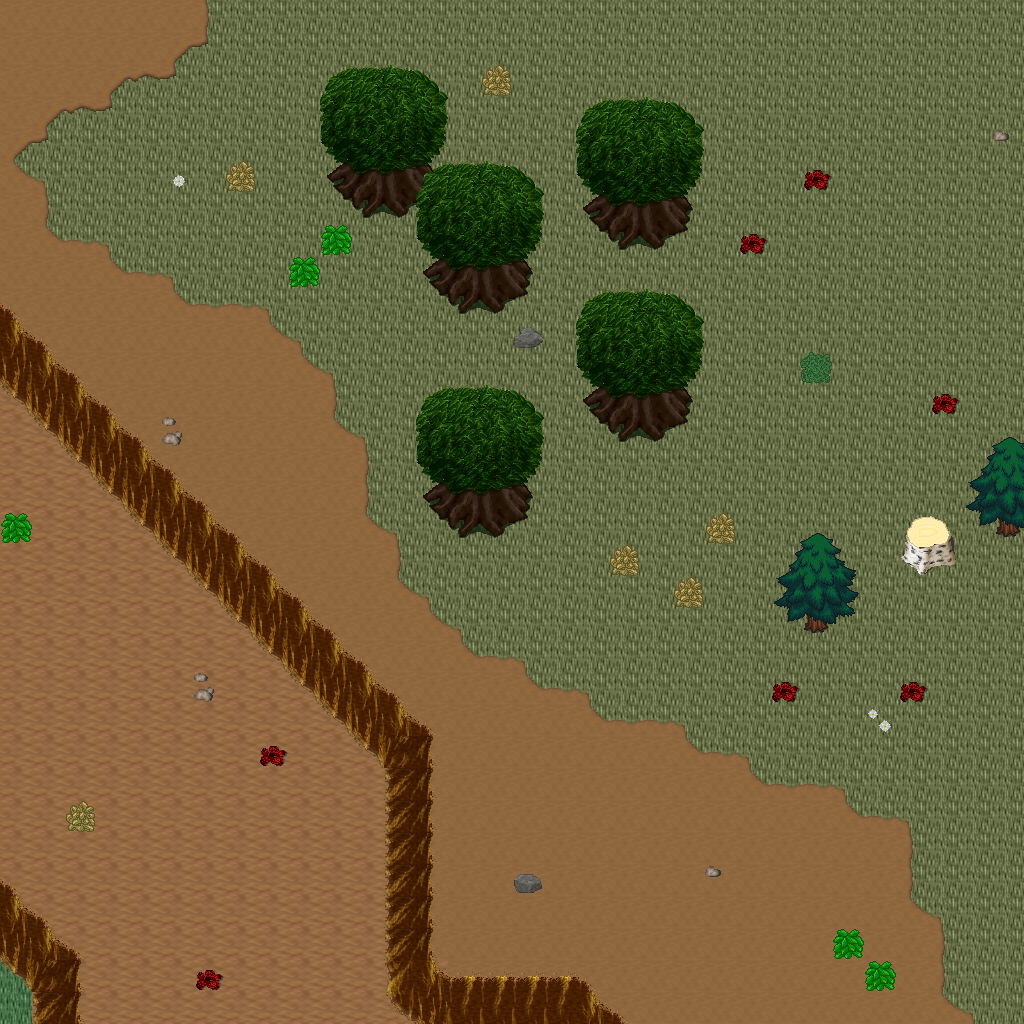

A 2D game scene composited from a Tiled map and its tileset images. What follows is a short description and the map's XML, with each tile layer's data collapsed to a summary:
An orthogonal 32x32 tile map with 32x32 px tiles, 5 tile layers (Ground, Objects, Objects2, Above, ...), 1 hidden layer not drawn, 23 tilesets.

<map version="1.10" tiledversion="1.11.0" orientation="orthogonal" renderorder="right-down" width="32" height="32" tilewidth="32" tileheight="32" infinite="0" nextlayerid="11" nextobjectid="1">
 <tileset firstgid="1" name="ground_ground" tilewidth="32" tileheight="32" tilecount="33" columns="3">
  <image source="../drawable/ground_ground.png" width="96" height="352" />
 </tileset>
 <tileset firstgid="34" name="ground_ridge_earth_dark" tilewidth="32" tileheight="32" tilecount="96" columns="12">
  <image source="../drawable/ground_ridge_earth_dark.png" width="384" height="256" />
 </tileset>
 <tileset firstgid="130" name="plant_flower_daisy_white" tilewidth="32" tileheight="32" tilecount="8" columns="2">
  <image source="../drawable/plant_flower_daisy_white.png" width="64" height="128" />
 </tileset>
 <tileset firstgid="138" name="plant_grasses" tilewidth="32" tileheight="32" tilecount="6" columns="3">
  <image source="../drawable/plant_grasses.png" width="96" height="64" />
 </tileset>
 <tileset firstgid="144" name="plant_tree_tree_fluffy" tilewidth="32" tileheight="32" tilecount="12" columns="4">
  <image source="../drawable/plant_tree_tree_fluffy.png" width="128" height="96" />
 </tileset>
 <tileset firstgid="156" name="plant_bush_bushes" tilewidth="32" tileheight="32" tilecount="10" columns="5">
  <image source="../drawable/plant_bush_bushes.png" width="160" height="64" />
 </tileset>
 <tileset firstgid="166" name="logic_portal" tilewidth="32" tileheight="32" tilecount="24" columns="8">
  <image source="../drawable/logic_portal.png" width="256" height="96" />
 </tileset>
 <tileset firstgid="190" name="logic_collision" tilewidth="32" tileheight="32" tilecount="1" columns="1">
  <image source="../drawable/logic_collision.png" width="32" height="32" />
 </tileset>
 <tileset firstgid="191" name="logic_creature_animal" tilewidth="32" tileheight="32" tilecount="32" columns="8">
  <image source="../drawable/logic_creature_animal.png" width="256" height="128" />
 </tileset>
 <tileset firstgid="223" name="ground_dry_grass" tilewidth="32" tileheight="32" tilecount="54" columns="9">
  <image source="../drawable/ground_dry_grass.png" width="288" height="192" />
 </tileset>
 <tileset firstgid="277" name="ground_earth_edges" tilewidth="32" tileheight="32" tilecount="18" columns="6">
  <image source="../drawable/ground_earth_edges.png" width="192" height="96" />
 </tileset>
 <tileset firstgid="295" name="ground_grass_corners" tilewidth="32" tileheight="32" tilecount="24" columns="6">
  <image source="../drawable/ground_grass_corners.png" width="192" height="128" />
 </tileset>
 <tileset firstgid="319" name="plant_tree_evergreen" tilewidth="32" tileheight="32" tilecount="36" columns="3">
  <image source="../drawable/plant_tree_evergreen.png" width="96" height="384" />
 </tileset>
 <tileset firstgid="355" name="plant_tree_tree_darkgreen" tilewidth="32" tileheight="32" tilecount="88" columns="8">
  <image source="../drawable/plant_tree_tree_darkgreen.png" width="256" height="352" />
 </tileset>
 <tileset firstgid="443" name="building_decoration_rocks" tilewidth="32" tileheight="32" tilecount="6" columns="3">
  <image source="../drawable/building_decoration_rocks.png" width="96" height="64" />
 </tileset>
 <tileset firstgid="449" name="plant_stump_stump_pale_brown" tilewidth="32" tileheight="32" tilecount="4" columns="2">
  <image source="../drawable/plant_stump_stump_pale_brown.png" width="64" height="64" />
 </tileset>
 <tileset firstgid="453" name="plant_stump_int_small_stump_2" tilewidth="32" tileheight="32" tilecount="1" columns="1">
  <image source="../drawable/plant_stump_int_small_stump_2.png" width="32" height="32" />
 </tileset>
 <tileset firstgid="454" name="ground_rock_pebbles" tilewidth="32" tileheight="32" tilecount="3" columns="1">
  <image source="../drawable/ground_rock_pebbles.png" width="32" height="96" />
 </tileset>
 <tileset firstgid="457" name="plant_bush_bush_mult_colored" tilewidth="32" tileheight="32" tilecount="6" columns="3">
  <image source="../drawable/plant_bush_bush_mult_colored.png" width="96" height="64" />
 </tileset>
 <tileset firstgid="463" name="plant_tree_umbrella_thorn" tilewidth="32" tileheight="32" tilecount="18" columns="6">
  <image source="../drawable/plant_tree_umbrella_thorn.png" width="192" height="96" />
 </tileset>
 <tileset firstgid="481" name="logic_item_fruits" tilewidth="32" tileheight="32" tilecount="16" columns="8">
  <image source="../drawable/logic_item_fruits.png" width="256" height="64" />
 </tileset>
 <tileset firstgid="497" name="building_house_3" tilewidth="32" tileheight="32" tilecount="48" columns="6">
  <image source="../drawable/building_house_3.png" width="192" height="256" />
 </tileset>
 <tileset firstgid="545" name="logic_creature_mutant" tilewidth="32" tileheight="32" tilecount="7" columns="7">
  <image source="../drawable/logic_creature_mutant.png" width="224" height="32" />
 </tileset>
 <layer id="1" name="Ground" width="32" height="32">
  <data>[1024 cells, 1024 non-empty, 4 distinct tile ids]</data>
 </layer>
 <layer id="2" name="Objects" width="32" height="32">
  <data>[1024 cells, 221 non-empty, 38 distinct tile ids]</data>
 </layer>
 <layer id="3" name="Objects2" width="32" height="32">
  <data>[1024 cells, 0 non-empty, 0 distinct tile ids]</data>
 </layer>
 <layer id="4" name="Above" width="32" height="32">
  <data>[1024 cells, 88 non-empty, 26 distinct tile ids]</data>
 </layer>
 <layer id="5" name="Above2" width="32" height="32">
  <data>[1024 cells, 0 non-empty, 0 distinct tile ids]</data>
 </layer>
 <layer id="6" name="Walkable" width="32" height="32" visible="0">
  <data>[1024 cells, 126 non-empty, 1 distinct tile ids]</data>
 </layer>
 <objectgroup id="7" name="Mapevents" />
 <objectgroup id="8" name="Spawn" />
 <objectgroup id="9" name="Keys" />
 <objectgroup id="10" name="Replace" />
</map>
